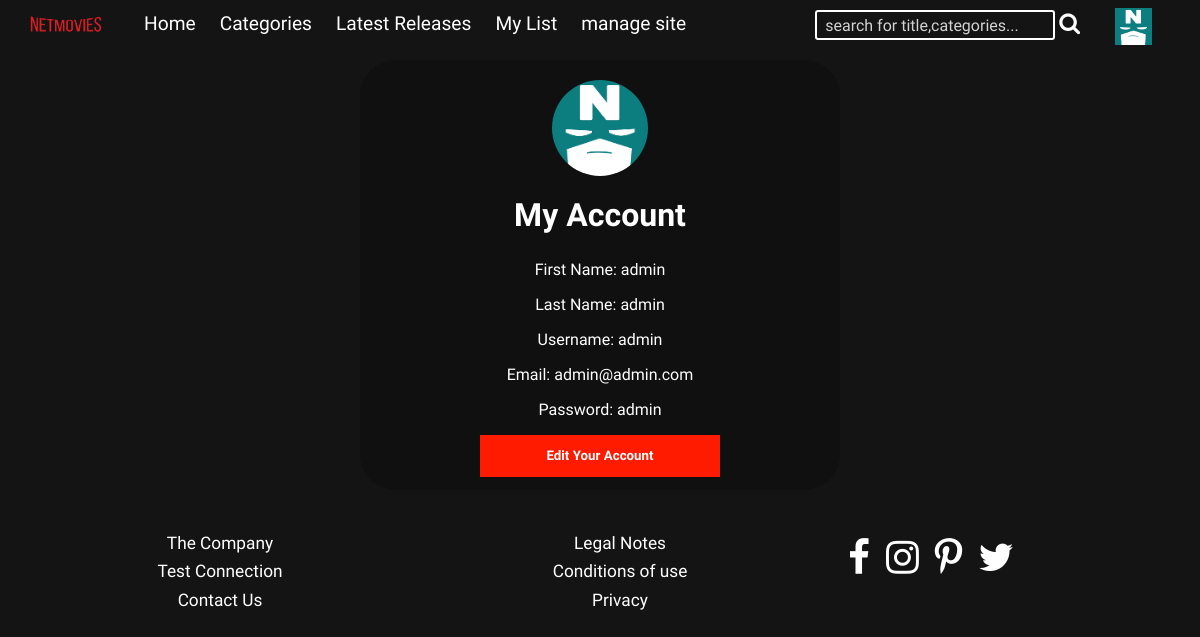
The page /account.php (signed in) on the database its author committed.
### tables this page shows
CREATE TABLE IF NOT EXISTS `Users` (
`username` VARCHAR(50) NOT NULL UNIQUE,
`userimg` VARCHAR(50) DEFAULT "userdefault.jpg",
`name` VARCHAR(50) NOT NULL,
`surname` VARCHAR(50) NOT NULL,
`eta` int(10) NOT NULL,
`email` VARCHAR(100) NOT NULL,
`password` VARCHAR(250) NOT NULL,
`adminsta` VARCHAR(20) DEFAULT NULL,
PRIMARY KEY (`email`)
  );

### php/classDB.php (called while the page is built, shortened)
<?php
class DBAccess
{
	public $connection;
	public function openDBConnection()
	{
		$this->connection= mysqli_connect(static::HOST_DB, static::USERNAME,static::PASSWORD, static::DATABASE_NAME);
		if (!$this->connection){
			return false;
			}
		else{
			return true;
			}
		}
		public function userProfile($username)
		{
			$sql="SELECT * FROM users where username='$username'";
			$result = mysqli_query($this->connection,$sql);
			return $result;
		}
}
?>

### account.php (the view, shortened to what this page needs)
<?php
require_once("./php/phpfunctions.php");
	?>
<!DOCTYPE html>
<html xmlns="http://www.w3.org/1999/xhtml" lang="en">
<head>
<link rel="stylesheet" href="https://cdnjs.cloudflare.com/ajax/libs/font-awesome/4.7.0/css/font-awesome.min.css"/>
<link rel="stylesheet" type="text/css" href="./css/general.css"/>
<link rel="stylesheet" type="text/css" href="./css/account.css"/>
</head>
<body>
<?php include './html/header.php';?>
<?php
	$row=profileUser();
			?>
<div id="form_acc">
<form name="accinfo" id="accinfo" action="editprofile.php" method="post" >
<div class="container">
<div id="photous">
<img src="./immagini/userdefault.png" id="photo" alt="photouser"/></div>
  <h1> My Account</h1>
  <p> First Name: <?php echo $row['name']; ?> </p>
  <p> Last Name: <?php echo $row['surname']; ?> </p>
  <p> Username: <?php echo $row['username']; ?> </p>
  <p> Email: <?php echo $row['email']; ?> </p>
  <p> Password: <?php echo $row['password']; ?> </p>
  <div class="pulsante">  <button type="submit" name="edit">Edit Your Account</button></div>
</div>
</form>
</div>
</body>
</html>

### css/general.css (style rules this page uses)
* { font-family: 'K2D', sans-serif; color:white; }
body { background:#141414 !important; }
body a { font-size:1.2em; color:white; }
#footer { background:#141414; margin-top:2%; width:100%; }
.linksfooter a { text-decoration:none; }
.linksfooter li { padding:0.3em; }
.linksfooter { text-align:center; font-size:0.9em; list-style-type:none; float:left; width:30%; }
.social-footer-icons { float:left; }
.social-footer-icons li { padding:0.5em; float:left; list-style-type:none; margin-right: 0; }
.social-footer-icons .fa { font-size: 2em; }

### css/account.css (style rules this page uses)
body { height:100%; width:100%; margin:auto; }
#photous { text-align:center; }
#photo { display:block; width:20%; padding: 20px; margin-left: auto; margin-right: auto; border-radius: 90%; }
.container { margin: auto; width: 480px; box-sizing: border-box; background: rgba(0, 0, 0, 0.2); padding: auto; border-radius: 35px 35px 35px 35px; text-align:center; }
.container p { margin: 0,5em; padding: 0; color: white; background-color: transparent; }
.pulsante button { display: inline-block; background-color: #FF1B00; color: white; width: 50%; font-weight:bold; padding: 1em 1.5em; margin-bottom: 1em; border: none; cursor: pointer; }
h1 { text-align:center; margin: 0; padding:0 0 10px; color: white; }

### rows shown on the page
users: name "admin", surname "admin", username "admin", email "admin@admin.com", password "admin"
